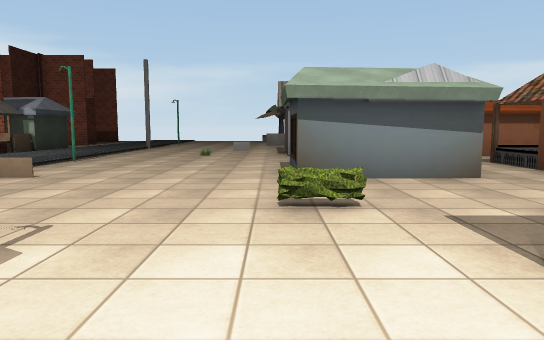
View 1 (above)

24 first-person views from a walk through a scene from a Unity 3-D project. The camera is 1.3 m above the floor, tilts 6° down and sees 70° across. The floor is counted in squares, 2.18 m on a side. Each view is taken from the middle of a square. On the plan, view 1 faces up. The plan holds only what a view shows up to about 10 squares ahead; the rest is blank. The player character is not drawn. Some surface patterns are stand-ins.

View 2
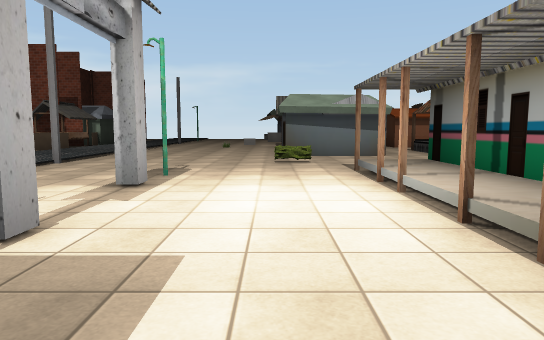

View 3
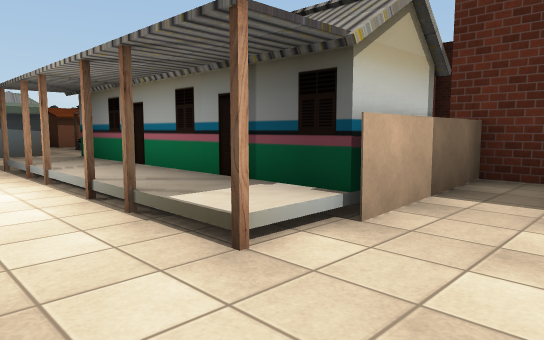

View 4
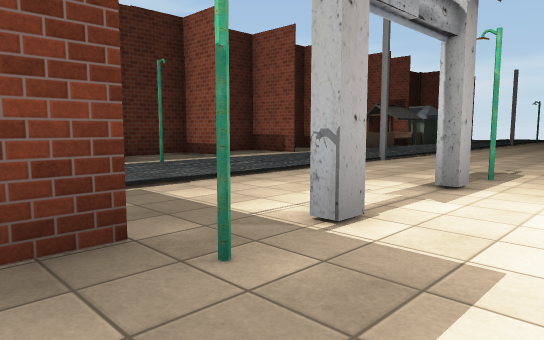

View 5
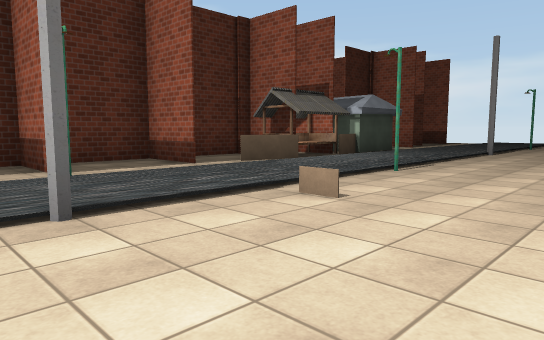

View 6
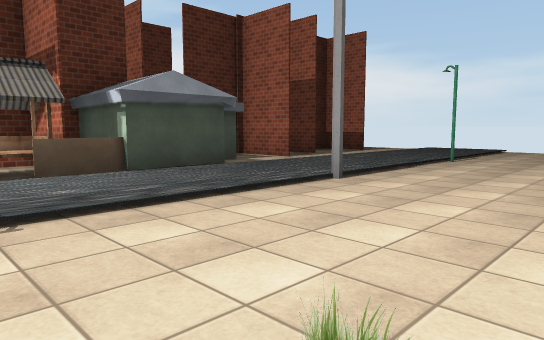

View 7
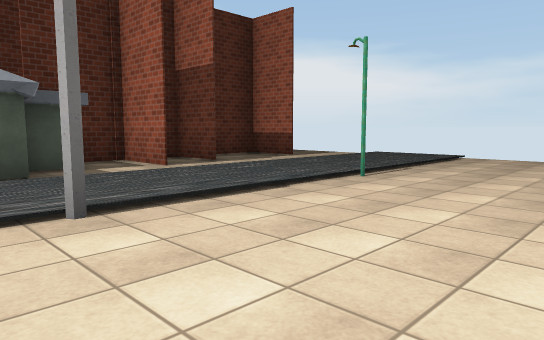

View 8
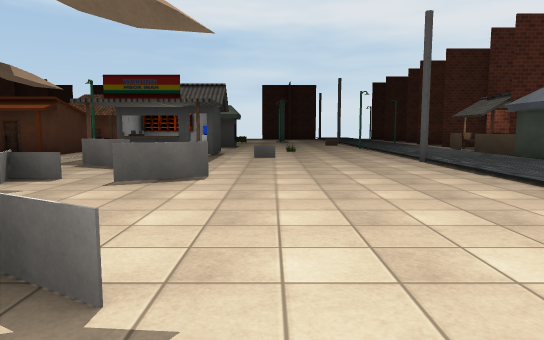

View 9
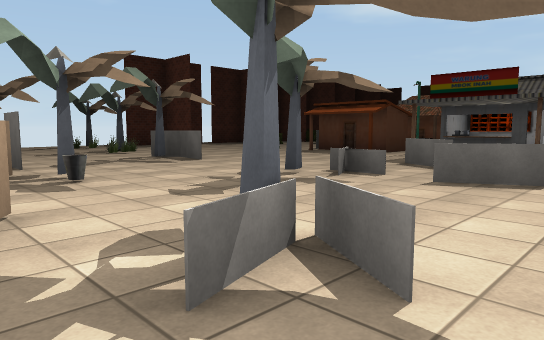

View 10
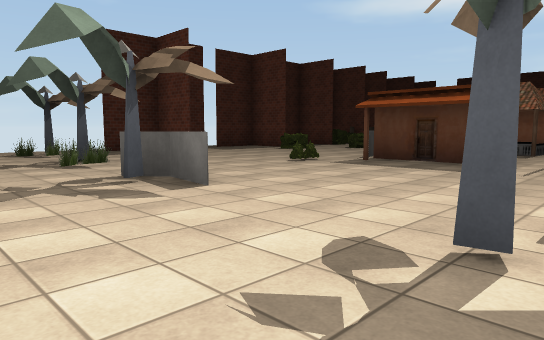

View 11
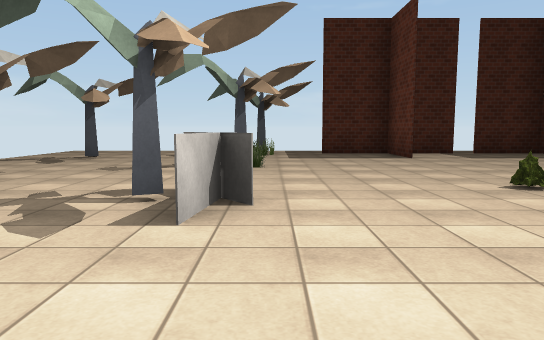

View 12
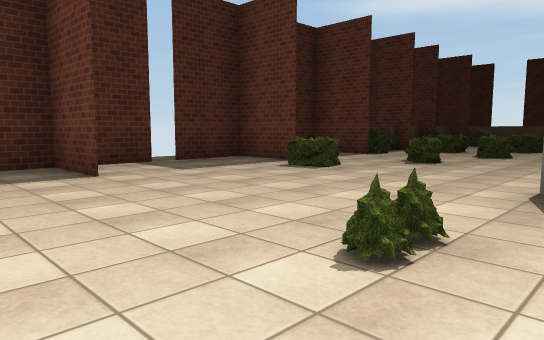

View 13
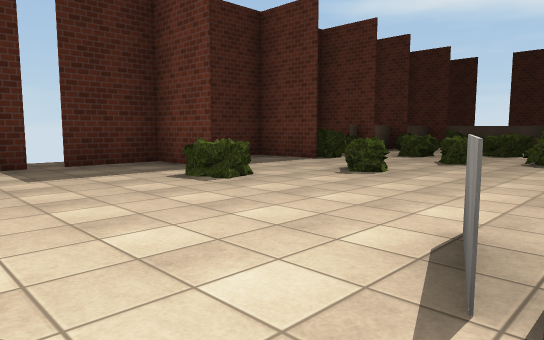

View 14
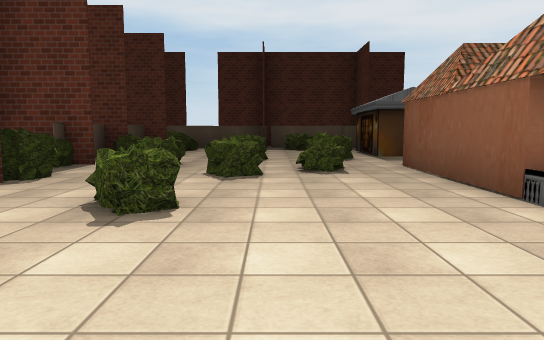

View 15
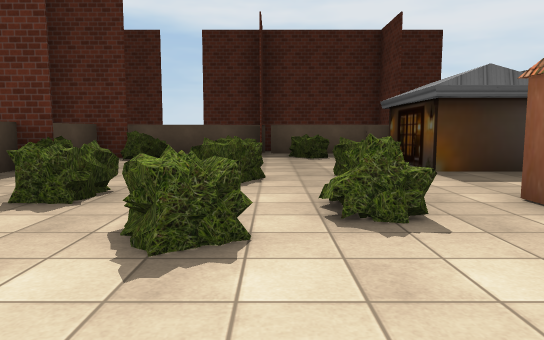

View 16
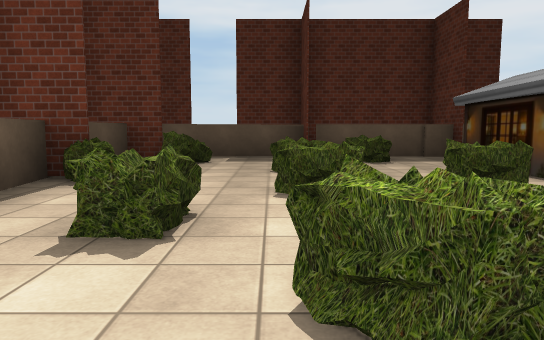

View 17
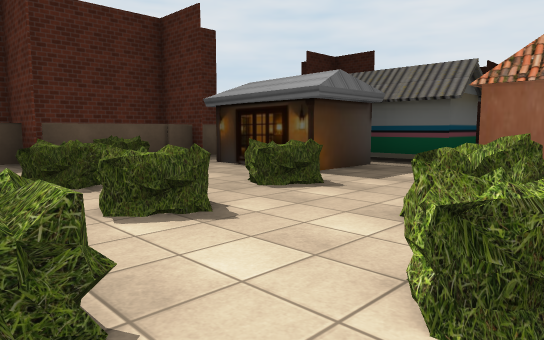

View 18
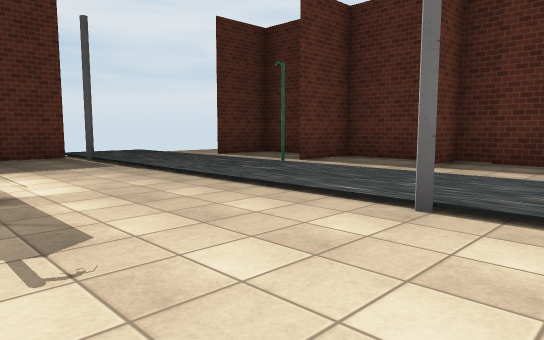

View 19
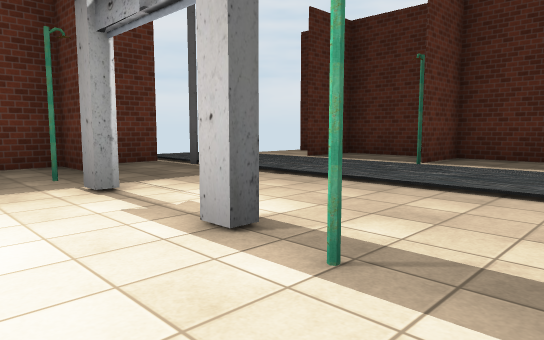

View 20
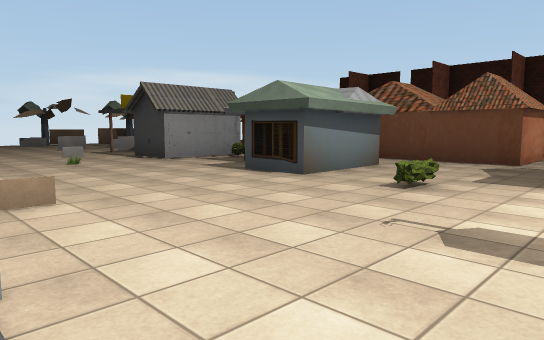

View 21
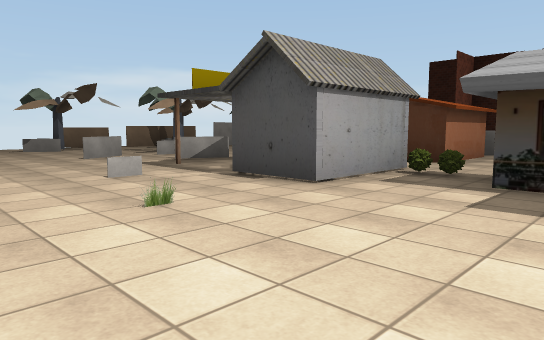

View 22
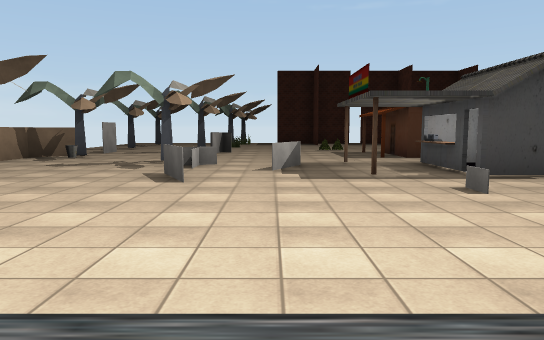

View 23
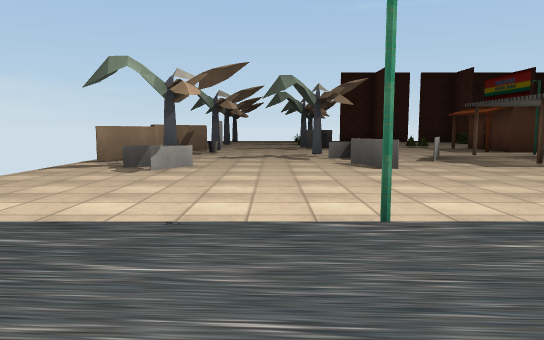

View 24
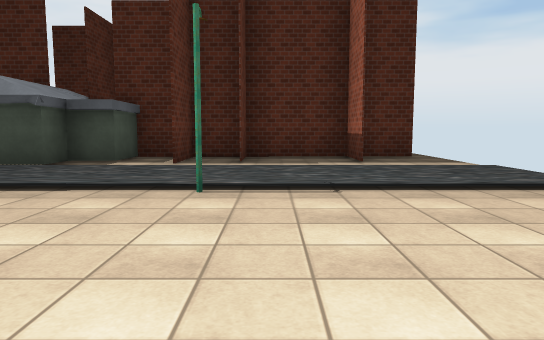

### Floor plan
Key: @ floor where view 1 was taken; # wall or solid block; x gap in a wall; . main floor; : floor 0.25 m higher than the main floor; / step, stairs or slope; = window, fence, low wall or low ledge; O other object.
Columns run from 9 left of view 1 to 13 right of it. Each row starts with its distance up from view 1.
 19  #./:/....OOOO     ....
 18  ##/:/...O...OO# O..O..
 17  #./:/.......O........
 16  #./:/................
 15  ##/:#.....OO..O..O..O.
 14  ##/:/...O.O...O..O..O.
 13 OO./:/.....O...........
 12   O/:#...#............#
 11   O/:/..........O....##
 10  ##O:/....#OxO.O......#
  9  #OO:/.... O.OOOO.....x
  8  #O/:/.....=.......=..#
  7  #O/:#.....O.##.....###
  6  ##/:/....O..##...=...#
  5  #./:/....OO.###....###
  4  #x/:/.......###.==.#
  3  #./:#...=...###=..=##
  2  #./:/....#........=###
  1  #//:/..#./:#.O.===..O
  0  #./:/.#.@#:#O O..x.##
 -1  #x/:/..../:#O O..=..O
 -2  #./:/.#..#:#.O.==..##
 -3  #./:/.#../:##O..#.. O
 -4  ##/:#.#..#..O#OO#OO
 -5   ./:/###.... ##### ##

Positions as (right, up) in squares from view 1, and headings:
1: (0, 0), facing up
2: (0, -4), facing up
3: (0, -5), facing up-right
4: (0, -4), facing up-left
5: (-1, 2), facing up-left
6: (-1, 8), facing up-left
7: (-1, 11), facing up-left
8: (-1, 19), facing down
9: (-1, 19), facing down-right
10: (2, 17), facing down-right
11: (3, 14), facing right
12: (6, 13), facing down-right
13: (6, 11), facing down-right
14: (8, 9), facing down
15: (8, 6), facing down
16: (9, 5), facing down
17: (10, 4), facing down-left
18: (-1, 4), facing down-left
19: (0, 2), facing down-left
20: (-4, 1), facing up-right
21: (-3, 6), facing up-right
22: (-5, 13), facing right
23: (-6, 16), facing right
24: (0, 16), facing left
